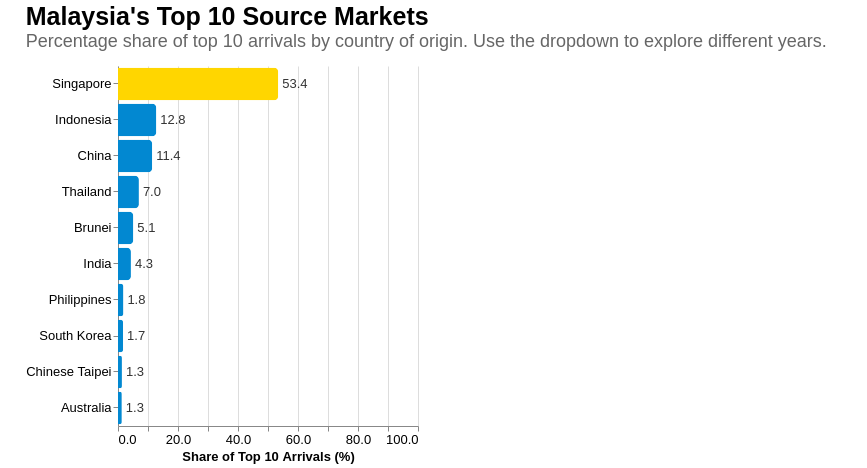

Write a Vega-Lite specification for this figure.
### Vega-Lite specification from a JSON file in a GitHub repository (floating-point values rounded to 4 significant figures)
{"$schema": "https://vega.github.io/schema/vega-lite/v5.json", "title": {"text": "Malaysia's Top 10 Source Markets", "subtitle": "Percentage share of top 10 arrivals by country of origin. Use the dropdown to explore different years.", "fontSize": 25, "subtitleFontSize": 18, "subtitleColor": "#666", "anchor": "start", "offset": 15, "font": "Arial", "subtitleFont": "Arial"}, "width": "container", "height": 360, "padding": {"left": 25, "right": 40, "top": 5, "bottom": 5}, "data": {"values": [{"year": 2019, "country": "AUS", "country_name": "Australia", "arrivals": 368271}, {"year": 2020, "country": "AUS", "country_name": "Australia", "arrivals": 85148}, {"year": 2021, "country": "AUS", "country_name": "Australia", "arrivals": 1900}, {"year": 2022, "country": "AUS", "country_name": "Australia", "arrivals": 179375}, {"year": 2023, "country": "AUS", "country_name": "Australia", "arrivals": 409096}, {"year": 2024, "country": "AUS", "country_name": "Australia", "arrivals": 357525}, {"year": 2019, "country": "BGD", "country_name": "Bangladesh", "arrivals": 179000}, {"year": 2020, "country": "BGD", "country_name": "Bangladesh", "arrivals": 57670}, {"year": 2021, "country": "BGD", "country_name": "Bangladesh", "arrivals": 8061}, {"year": 2022, "country": "BGD", "country_name": "Bangladesh", "arrivals": 239144}, {"year": 2023, "country": "BGD", "country_name": "Bangladesh", "arrivals": 635545}, {"year": 2024, "country": "BGD", "country_name": "Bangladesh", "arrivals": 334011}, {"year": 2019, "country": "BRN", "country_name": "Brunei", "arrivals": 1216123}, {"year": 2020, "country": "BRN", "country_name": "Brunei", "arrivals": 187788}, {"year": 2021, "country": "BRN", "country_name": "Brunei", "arrivals": 4162}, {"year": 2022, "country": "BRN", "country_name": "Brunei", "arrivals": 398291}, {"year": 2023, "country": "BRN", "country_name": "Brunei", "arrivals": 1113225}, {"year": 2024, "country": "BRN", "country_name": "Brunei", "arrivals": 1435830}, {"year": 2019, "country": "CHN", "country_name": "China", "arrivals": 3114257}, {"year": 2020, "country": "CHN", "country_name": "China", "arrivals": 394813}, {"year": 2021, "country": "CHN", "country_name": "China", "arrivals": 15555}, {"year": 2022, "country": "CHN", "country_name": "China", "arrivals": 294311}, {"year": 2023, "country": "CHN", "country_name": "China", "arrivals": 1661719}, {"year": 2024, "country": "CHN", "country_name": "China", "arrivals": 3211029}, {"year": 2019, "country": "GBR", "country_name": "United Kingdom", "arrivals": 346485}, {"year": 2020, "country": "GBR", "country_name": "United Kingdom", "arrivals": 75176}, {"year": 2021, "country": "GBR", "country_name": "United Kingdom", "arrivals": 5007}, {"year": 2022, "country": "GBR", "country_name": "United Kingdom", "arrivals": 163998}, {"year": 2023, "country": "GBR", "country_name": "United Kingdom", "arrivals": 325653}, {"year": 2024, "country": "GBR", "country_name": "United Kingdom", "arrivals": 345519}, {"year": 2019, "country": "IDN", "country_name": "Indonesia", "arrivals": 3623277}, {"year": 2020, "country": "IDN", "country_name": "Indonesia", "arrivals": 792231}, {"year": 2021, "country": "IDN", "country_name": "Indonesia", "arrivals": 20048}, {"year": 2022, "country": "IDN", "country_name": "Indonesia", "arrivals": 1742038}, {"year": 2023, "country": "IDN", "country_name": "Indonesia", "arrivals": 3734821}, {"year": 2024, "country": "IDN", "country_name": "Indonesia", "arrivals": 3596939}, {"year": 2019, "country": "IND", "country_name": "India", "arrivals": 735309}, {"year": 2020, "country": "IND", "country_name": "India", "arrivals": 201631}, {"year": 2021, "country": "IND", "country_name": "India", "arrivals": 14485}, {"year": 2022, "country": "IND", "country_name": "India", "arrivals": 472326}, {"year": 2023, "country": "IND", "country_name": "India", "arrivals": 930548}, {"year": 2024, "country": "IND", "country_name": "India", "arrivals": 1214148}, {"year": 2019, "country": "JPN", "country_name": "Japan", "arrivals": 424694}, {"year": 2020, "country": "JPN", "country_name": "Japan", "arrivals": 98775}, {"year": 2021, "country": "JPN", "country_name": "Japan", "arrivals": 6817}, {"year": 2022, "country": "JPN", "country_name": "Japan", "arrivals": 127017}, {"year": 2023, "country": "JPN", "country_name": "Japan", "arrivals": 324050}, {"year": 2024, "country": "JPN", "country_name": "Japan", "arrivals": 343665}, {"year": 2019, "country": "KOR", "country_name": "South Korea", "arrivals": 673065}, {"year": 2020, "country": "KOR", "country_name": "South Korea", "arrivals": 140362}, {"year": 2021, "country": "KOR", "country_name": "South Korea", "arrivals": 5348}, {"year": 2022, "country": "KOR", "country_name": "South Korea", "arrivals": 187941}, {"year": 2023, "country": "KOR", "country_name": "South Korea", "arrivals": 444660}, {"year": 2024, "country": "KOR", "country_name": "South Korea", "arrivals": 477791}, {"year": 2019, "country": "PHL", "country_name": "Philippines", "arrivals": 421908}, {"year": 2020, "country": "PHL", "country_name": "Philippines", "arrivals": 97011}, {"year": 2021, "country": "PHL", "country_name": "Philippines", "arrivals": 7840}, {"year": 2022, "country": "PHL", "country_name": "Philippines", "arrivals": 234363}, {"year": 2023, "country": "PHL", "country_name": "Philippines", "arrivals": 510580}, {"year": 2024, "country": "PHL", "country_name": "Philippines", "arrivals": 506081}, {"year": 2019, "country": "SGP", "country_name": "Singapore", "arrivals": 10163882}, {"year": 2020, "country": "SGP", "country_name": "Singapore", "arrivals": 2777821}, {"year": 2021, "country": "SGP", "country_name": "Singapore", "arrivals": 17692}, {"year": 2022, "country": "SGP", "country_name": "Singapore", "arrivals": 8389031}, {"year": 2023, "country": "SGP", "country_name": "Singapore", "arrivals": 14885712}, {"year": 2024, "country": "SGP", "country_name": "Singapore", "arrivals": 15049829}, {"year": 2019, "country": "THA", "country_name": "Thailand", "arrivals": 1884306}, {"year": 2020, "country": "THA", "country_name": "Thailand", "arrivals": 537336}, {"year": 2021, "country": "THA", "country_name": "Thailand", "arrivals": 319365}, {"year": 2022, "country": "THA", "country_name": "Thailand", "arrivals": 1213634}, {"year": 2023, "country": "THA", "country_name": "Thailand", "arrivals": 2362222}, {"year": 2024, "country": "THA", "country_name": "Thailand", "arrivals": 1962819}, {"year": 2019, "country": "TWN", "country_name": "Chinese Taipei", "arrivals": 382916}, {"year": 2020, "country": "TWN", "country_name": "Chinese Taipei", "arrivals": 66860}, {"year": 2021, "country": "TWN", "country_name": "Chinese Taipei", "arrivals": 1161}, {"year": 2022, "country": "TWN", "country_name": "Chinese Taipei", "arrivals": 58917}, {"year": 2023, "country": "TWN", "country_name": "Chinese Taipei", "arrivals": 314100}, {"year": 2024, "country": "TWN", "country_name": "Chinese Taipei", "arrivals": 369188}, {"year": 2019, "country": "USA", "country_name": "United States", "arrivals": 269928}, {"year": 2020, "country": "USA", "country_name": "United States", "arrivals": 54456}, {"year": 2021, "country": "USA", "country_name": "United States", "arrivals": 3265}, {"year": 2022, "country": "USA", "country_name": "United States", "arrivals": 126536}, {"year": 2023, "country": "USA", "country_name": "United States", "arrivals": 267340}, {"year": 2024, "country": "USA", "country_name": "United States", "arrivals": 256745}, {"year": 2019, "country": "VNM", "country_name": "Vietnam", "arrivals": 400346}, {"year": 2020, "country": "VNM", "country_name": "Vietnam", "arrivals": 72079}, {"year": 2021, "country": "VNM", "country_name": "Vietnam", "arrivals": 1305}, {"year": 2022, "country": "VNM", "country_name": "Vietnam", "arrivals": 200122}, {"year": 2023, "country": "VNM", "country_name": "Vietnam", "arrivals": 402145}, {"year": 2024, "country": "VNM", "country_name": "Vietnam", "arrivals": 343800}]}, "params": [{"name": "year_select", "value": 2024, "bind": {"input": "select", "options": [2019, 2020, 2021, 2022, 2023, 2024], "name": "Select Year: "}}], "transform": [{"filter": "datum.year == year_select"}, {"window": [{"op": "rank", "as": "rank"}], "sort": [{"field": "arrivals", "order": "descending"}]}, {"filter": "datum.rank <= 10"}, {"joinaggregate": [{"op": "sum", "field": "arrivals", "as": "total_arrivals"}]}, {"calculate": "datum.arrivals / datum.total_arrivals * 100", "as": "share_pct"}, {"calculate": "datum.country_name === 'Singapore' ? '#FFD600' : '#0288D1'", "as": "bar_color"}], "layer": [{"mark": {"type": "bar", "cornerRadiusEnd": 4}, "encoding": {"y": {"field": "country_name", "type": "nominal", "sort": {"field": "share_pct", "order": "descending"}, "title": null, "axis": {"labelFontSize": 13, "labelFont": "Arial", "labelLimit": 150}}, "x": {"field": "share_pct", "type": "quantitative", "title": "Share of Top 10 Arrivals (%)", "scale": {"domain": [0, 100]}, "axis": {"labelFontSize": 13, "labelFont": "Arial", "titleFontSize": 13, "titleFont": "Arial", "format": ".1f"}}, "color": {"field": "bar_color", "type": "nominal", "scale": null, "legend": null}, "tooltip": [{"field": "country_name", "title": "Country"}, {"field": "share_pct", "title": "Share (%)", "format": ".1f"}, {"field": "arrivals", "title": "Raw Arrivals", "format": ","}]}}, {"mark": {"type": "text", "align": "left", "dx": 4, "fontSize": 13, "font": "Arial", "color": "#333"}, "encoding": {"y": {"field": "country_name", "type": "nominal", "sort": {"field": "share_pct", "order": "descending"}}, "x": {"field": "share_pct", "type": "quantitative"}, "text": {"field": "share_pct", "type": "quantitative", "format": ".1f"}}}], "config": {"view": {"stroke": null}, "background": "white"}}
